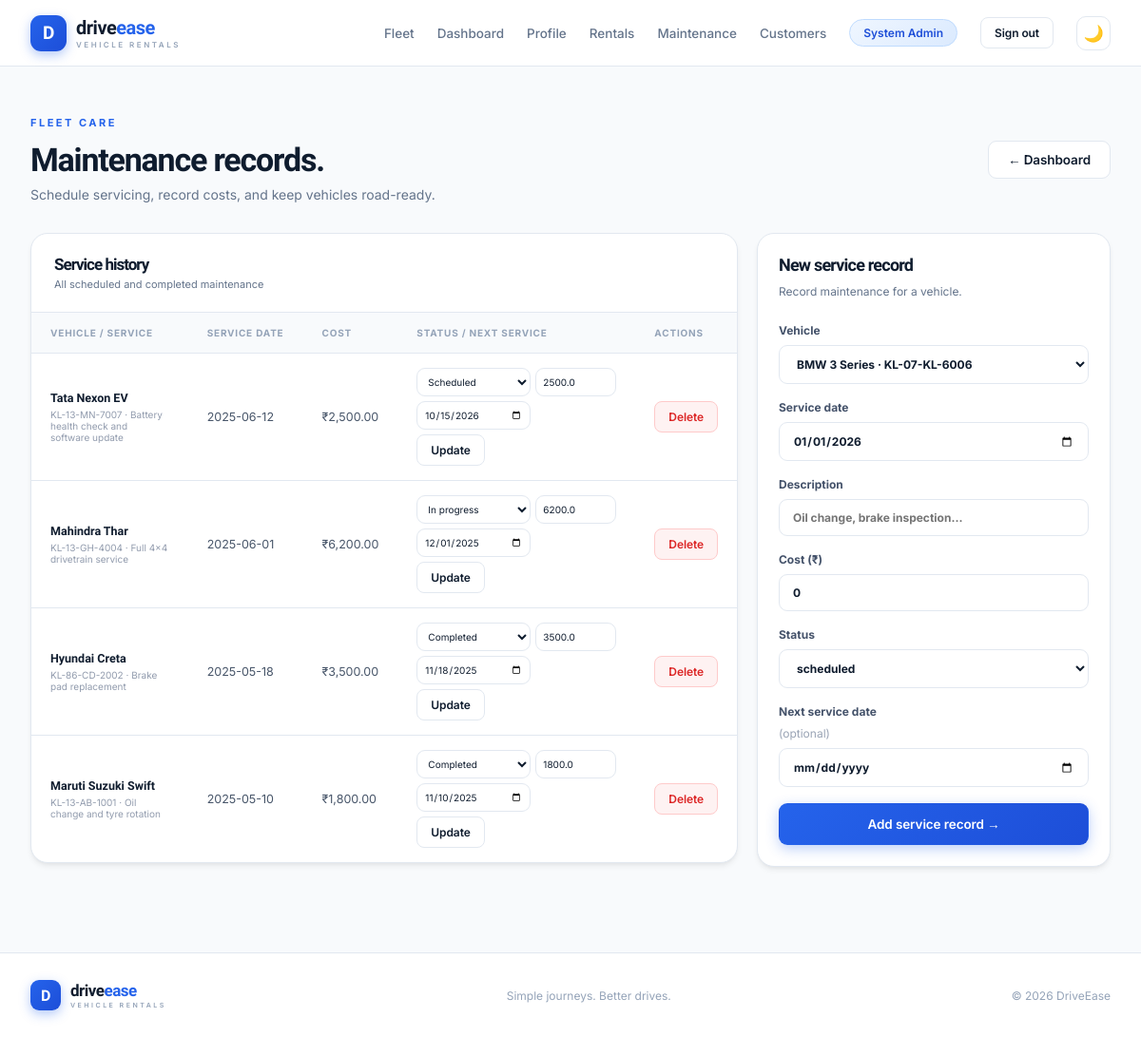
Screenshot of /admin/maintenance (signed in) with the database file from the repository.
### tables this page shows
CREATE TABLE maintenance (
            maintenance_id INTEGER PRIMARY KEY AUTOINCREMENT,
            veh_id INTEGER NOT NULL,
            service_date TEXT NOT NULL,
            description TEXT NOT NULL,
            cost REAL NOT NULL DEFAULT 0 CHECK(cost >= 0),
            status TEXT NOT NULL DEFAULT 'scheduled' CHECK(status IN ('scheduled','in progress','completed')),
            next_service_date TEXT DEFAULT '',
            FOREIGN KEY(veh_id) REFERENCES vehicles(veh_id)
        );

CREATE TABLE vehicles (
            veh_id INTEGER PRIMARY KEY AUTOINCREMENT,
            reg_number TEXT UNIQUE NOT NULL,
            brand TEXT NOT NULL,
            model TEXT NOT NULL,
            category TEXT NOT NULL,
            rental_price REAL NOT NULL CHECK(rental_price > 0),
            fuel_type TEXT DEFAULT 'Petrol',
            transmission TEXT NOT NULL DEFAULT 'Manual' CHECK(transmission IN ('Manual','Automatic')),
            seats INTEGER DEFAULT 5 CHECK(seats > 0),
            avail_status TEXT NOT NULL DEFAULT 'available' CHECK(avail_status IN ('available','rented','maintenance')),
            image_url TEXT DEFAULT '',
            description TEXT DEFAULT ''
        );

### app.py (the view)
@app.route('/admin/maintenance')
@login_required('admin')
def maintenance_list():
    with connect() as con:
        rows = con.execute('SELECT m.*,v.brand,v.model,v.reg_number FROM maintenance m JOIN vehicles v ON m.veh_id=v.veh_id ORDER BY m.service_date DESC').fetchall()
        cars = con.execute('SELECT veh_id,brand,model,reg_number FROM vehicles ORDER BY brand').fetchall()
    return render_template('maintenance.html', maintenance=rows, vehicles=cars)

### app.py (called while the page is built)
def connect():
    con = sqlite3.connect(DB)
    con.row_factory = sqlite3.Row
    con.execute('PRAGMA foreign_keys = ON')
    return con

def login_required(role=None):
    def decorator(fn):
        @wraps(fn)
        def wrapped(*args, **kwargs):
            if not session.get('user_id'):
                return redirect(url_for('login'))
            if role and session.get('role') != role:
                flash('You do not have permission to access that page.', 'error')
                return redirect(url_for('dashboard'))
            return fn(*args, **kwargs)
        return wrapped
    return decorator

@app.context_processor
def inject_globals():
    return {'current_year': date.today().year, 'theme': session.get('theme', 'light')}

### templates/maintenance.html
{% extends 'base.html' %}{% block title %}Maintenance | DriveEase{% endblock %}{% block content %}<section class="page-wrap"><div class="page-heading"><div><div class="eyebrow">FLEET CARE</div><h1>Maintenance records.</h1><p>Schedule servicing, record costs, and keep vehicles road-ready.</p></div><a class="btn btn-outline" href="{{ url_for('dashboard') }}">← Dashboard</a></div><div class="maintenance-layout"><div class="panel"><div class="panel-heading"><div><h2>Service history</h2><p>All scheduled and completed maintenance</p></div></div><div class="table-scroll"><table><thead><tr><th>Vehicle / service</th><th>Service date</th><th>Cost</th><th>Status / next service</th><th>Actions</th></tr></thead><tbody>{% for m in maintenance %}<tr><td><b>{{ m.brand }} {{ m.model }}</b><small class="table-sub">{{ m.reg_number }} · {{ m.description }}</small></td><td>{{ m.service_date }}</td><td>₹{{ '{:,.2f}'.format(m.cost) }}</td><td><form method="post" action="{{ url_for('maintenance_edit',mid=m.maintenance_id) }}" class="maintenance-update"><select name="status">{% for s in ['scheduled','in progress','completed'] %}<option value="{{ s }}" {% if m.status==s %}selected{% endif %}>{{ s|capitalize }}</option>{% endfor %}</select><input type="number" name="cost" min="0" step="0.01" value="{{ m.cost }}" aria-label="Cost"><input type="date" name="next_service_date" value="{{ m.next_service_date }}" aria-label="Next service date"><button class="btn btn-outline btn-small">Update</button></form></td><td><form method="post" action="{{ url_for('maintenance_delete',mid=m.maintenance_id) }}" onsubmit="return confirm('Delete this maintenance record?')"><button class="btn btn-danger btn-small">Delete</button></form></td></tr>{% else %}<tr><td colspan="5" class="empty">No maintenance records yet. Add your first service record.</td></tr>{% endfor %}</tbody></table></div></div><div class="panel add-maintenance"><div class="form-heading"><h2>New service record</h2><p>Record maintenance for a vehicle.</p></div><form method="post" action="{{ url_for('maintenance_add') }}" class="form-stack"><label>Vehicle<select name="veh_id" required>{% for v in vehicles %}<option value="{{ v.veh_id }}">{{ v.brand }} {{ v.model }} · {{ v.reg_number }}</option>{% endfor %}</select></label><label>Service date<input type="date" name="service_date" required value="{{ current_year }}-01-01"></label><label>Description<input name="description" placeholder="Oil change, brake inspection..." required></label><label>Cost (₹)<input type="number" name="cost" min="0" step="0.01" value="0" required></label><label>Status<select name="status"><option>scheduled</option><option>in progress</option><option>completed</option></select></label><label>Next service date <span class="optional">(optional)</span><input type="date" name="next_service_date"></label><button class="btn btn-primary btn-full">Add service record →</button></form></div></div></section>{% endblock %}

### static/style.css (style rules this page uses)
:root { --ink:#0f1c2e;--muted:#64748b;--line:#e2e8f0;--blue:#2563eb;--blue-dark:#1d4ed8;--pale:#f0f6ff;--green:#059669;--shadow:0 4px 6px -1px rgba(0,0,0,.07),0 2px 4px -2px rgba(0,0,0,.05);--shadow-lg:0 20px 40px rgba(15,28,46,.10);--bg:#f8fafc;--card-bg:#ffffff;--nav-bg:#ffffff;--input-bg:#ffffff;--table-head:#f8fafc;--footer-border:#e2e8f0;--radius:12px;--radius-lg:18px }
* { box-sizing:border-box }
body { margin:0;background:var(--bg);color:var(--ink);font-family:'Inter',sans-serif;font-size:14px;transition:background .25s,color .25s;-webkit-font-smoothing:antialiased }
h1,h2,h3,b,strong,.brand { font-family:'Sora',sans-serif }
h1,h2,h3,p { margin-top:0 }
a { color:inherit;text-decoration:none }
button,input,select,textarea { font:inherit }
.btn { display:inline-flex;align-items:center;justify-content:center;gap:8px;padding:11px 20px;border-radius:9px;font-weight:600;font-size:13.5px;border:1px solid transparent;cursor:pointer;transition:all .18s;white-space:nowrap;letter-spacing:-.1px }
.btn-primary { background:linear-gradient(135deg,var(--blue),var(--blue-dark));color:white;box-shadow:0 4px 14px rgba(37,99,235,.3) }
.btn-outline { background:var(--card-bg);border-color:var(--line);color:var(--ink) }
.btn-danger { background:#fef2f2;color:#dc2626;border-color:#fecaca }
.btn-small { padding:8px 14px;font-size:12px;border-radius:8px }
.btn-full { width:100%;padding:13px }
.eyebrow { font-size:11px;letter-spacing:2.5px;font-weight:700;color:var(--blue);margin-bottom:16px;font-family:'Inter' }
.section-heading,.page-heading,.panel-heading { display:flex;align-items:center;justify-content:space-between;gap:20px }
.section-heading h2,.panel-heading h2 { font-size:28px;letter-spacing:-1px;margin-bottom:8px }
.section-heading p,.panel-heading p,.page-heading p { color:var(--muted);margin:0 }
.page-wrap { max-width:1280px;margin:auto;padding:52px 32px 90px;min-height:65vh }
.page-heading { margin-bottom:32px }
.page-heading h1 { font-size:34px;letter-spacing:-1.2px;margin-bottom:8px;font-weight:800 }
.page-heading .eyebrow { margin-bottom:12px }
.panel { border:1px solid var(--line);border-radius:var(--radius-lg);background:var(--card-bg);overflow:hidden;box-shadow:var(--shadow) }
.panel-heading { padding:22px 24px;border-bottom:1px solid var(--line) }
.panel-heading h2 { font-size:17px;margin:0 0 4px;font-weight:700 }
.panel-heading p { font-size:11px }
.table-scroll { overflow-x:auto }
table { width:100%;border-collapse:collapse;text-align:left;white-space:nowrap }
th { font-size:10px;letter-spacing:.8px;text-transform:uppercase;color:#94a3b8;background:var(--table-head);font-weight:700 }
th,td { padding:15px 20px;border-bottom:1px solid var(--line) }
td { font-size:12.5px;color:#475569 }
td b { color:var(--ink);font-size:12.5px }
tbody tr:last-child td { border-bottom:0 }
.form-heading h1,.form-heading h2 { font-size:25px;letter-spacing:-.8px;margin-bottom:8px }
.form-heading p { color:var(--muted);font-size:12px;line-height:1.6;margin-bottom:24px }
.form-grid label,.form-stack label { display:flex;flex-direction:column;gap:8px;font-size:12px;font-weight:700;color:#44526a }
.form-grid input,.form-grid select,.form-grid textarea,.form-stack input,.form-stack select,.status-form select,.maintenance-update input,.maintenance-update select { width:100%;border:1px solid var(--line);border-radius:9px;padding:11px 14px;background:var(--input-bg);color:var(--ink);outline:none;min-width:0;transition:.18s }
.optional { color:#9aa4b5;font-weight:400 }
.form-stack { display:flex;flex-direction:column;gap:17px }
.form-stack label { gap:8px }
.maintenance-layout { display:grid;grid-template-columns:minmax(0,1.6fr) minmax(270px,.8fr);gap:20px;align-items:start }
.add-maintenance { padding:22px }
.add-maintenance .form-heading h2 { font-size:18px }
.maintenance-update { display:grid;grid-template-columns:120px 85px;gap:5px;max-width:270px }
.maintenance-update input,.maintenance-update select { padding:7px;font-size:10px }
.maintenance-update button { grid-column:1/-1;justify-self:start }
.table-sub { display:block;font-size:10px;color:#919bad;margin-top:4px;white-space:normal;max-width:210px }

### rows the page displays
maintenance: brand "Tata", model "Nexon EV", reg_number "KL-13-MN-7007", description "Battery health check and software update", service_date "2025-06-12", cost "2,500.00", status "Scheduled", cost "2500.0", next_service_date "10/15/2026"
maintenance: brand "Mahindra", model "Thar", reg_number "KL-13-GH-4004", description "Full 4x4 drivetrain service", service_date "2025-06-01", cost "6,200.00", status "In progress", cost "6200.0", next_service_date "12/01/2025"
maintenance: brand "Hyundai", model "Creta", reg_number "KL-86-CD-2002", description "Brake pad replacement", service_date "2025-05-18", cost "3,500.00", status "Completed", cost "3500.0", next_service_date "11/18/2025"
maintenance: brand "Maruti Suzuki", model "Swift", reg_number "KL-13-AB-1001", description "Oil change and tyre rotation", service_date "2025-05-10", cost "1,800.00", status "Completed", cost "1800.0", next_service_date "11/10/2025"

### other values shown
{{ session.get('name','User') }} "System Admin"
form field veh_id "BMW 3 Series · KL-07-KL-6006"
